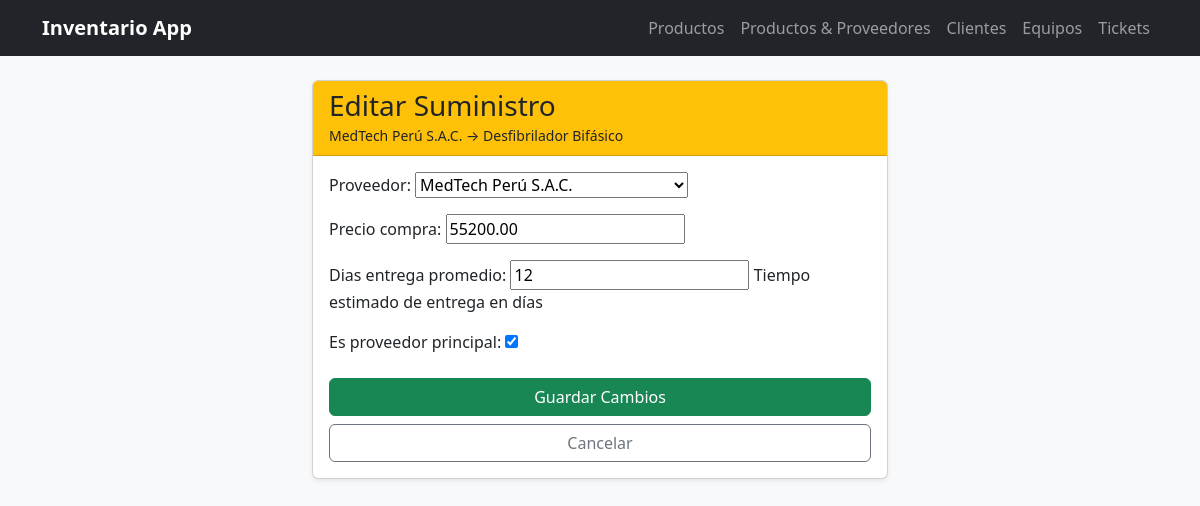
/suministros/11/editar/, run on the app's committed database.
### inventario/models.py (models this page shows, shortened)
class Suministro(models.Model):
    producto = models.ForeignKey(Producto, on_delete=models.CASCADE)
    proveedor = models.ForeignKey(Proveedor, on_delete=models.CASCADE)
    precio_compra = models.DecimalField(max_digits=10, decimal_places=2)
    dias_entrega_promedio = models.IntegerField(help_text="Tiempo estimado de entrega en días")
    es_proveedor_principal = models.BooleanField(default=False)
    fecha_ultimo_pedido = models.DateField(auto_now=True)
    class Meta:
        unique_together = ('producto', 'proveedor')

class Proveedor(models.Model):
    nombre_empresa = models.CharField(max_length=150)
    ruc_nit = models.CharField(max_length=20, unique=True)
    contacto = models.CharField(max_length=100)
    telefono = models.CharField(max_length=20)
    def __str__(self):
        return self.nombre_empresa

class Producto(models.Model):
    codigo_sku = models.CharField(max_length=50, unique=True)
    nombre = models.CharField(max_length=100)
    marca = models.CharField(max_length=50)
    modelo = models.CharField(max_length=50)
    precio_base = models.DecimalField(max_digits=10, decimal_places=2)
    meses_garantia = models.IntegerField()
    categoria = models.ForeignKey(
        Categoria,
        on_delete=models.PROTECT,
        related_name='productos',
        null=True,
        blank=True
    )
    proveedores = models.ManyToManyField(
        Proveedor,
        through='Suministro',
        related_name='productos',
        blank=True
    )

### inventario/views.py (the view)
# urls.py: path('suministros/<int:pk>/editar/', views.editar_suministro, name='editar_suministro'),
def editar_suministro(request, pk):
    suministro = get_object_or_404(Suministro, pk=pk)
    if request.method == 'POST':
        form = SuministroForm(request.POST, instance=suministro)
        if form.is_valid():
            try:
                form.save()
                return redirect('productos_proveedores')
            except IntegrityError:
                form.add_error('proveedor', 'Este proveedor ya está registrado para este producto.')
    else:
        form = SuministroForm(instance=suministro)
    return render(request, 'inventario/editar_suministro.html', {'form': form, 'objeto': suministro})

### inventario/forms.py
class SuministroForm(forms.ModelForm):
    class Meta:
        model = Suministro
        fields = ['proveedor', 'precio_compra', 'dias_entrega_promedio', 'es_proveedor_principal']

### inventario/templates/inventario/editar_suministro.html (shortened to what this page needs)
{% extends 'inventario/base.html' %}
{% block content %}
<div class="container mt-4" style="max-width: 600px;">
    <div class="card shadow-sm">
        <div class="card-header bg-warning">
            <h3 class="card-title mb-0">Editar Suministro</h3>
            <small>{{ objeto.proveedor.nombre_empresa }} &rarr; {{ objeto.producto.nombre }}</small>
        </div>
        <div class="card-body">
            <form method="POST">
                {{ form.as_p }}
                <div class="d-grid gap-2 mt-4">
                    <button type="submit" class="btn btn-success">Guardar Cambios</button>
                    <a href="{% url 'productos_proveedores' %}" class="btn btn-outline-secondary">Cancelar</a>
                </div>
            </form>
        </div>
    </div>
</div>
{% endblock %}

### data on the page
Suministro: proveedor.nombre_empresa "MedTech Perú S.A.C.", producto.nombre "Desfibrilador Bifásico", proveedor "MedTech Perú S.A.C.", precio_compra "55200.00", dias_entrega_promedio "12", es_proveedor_principal "☑"
